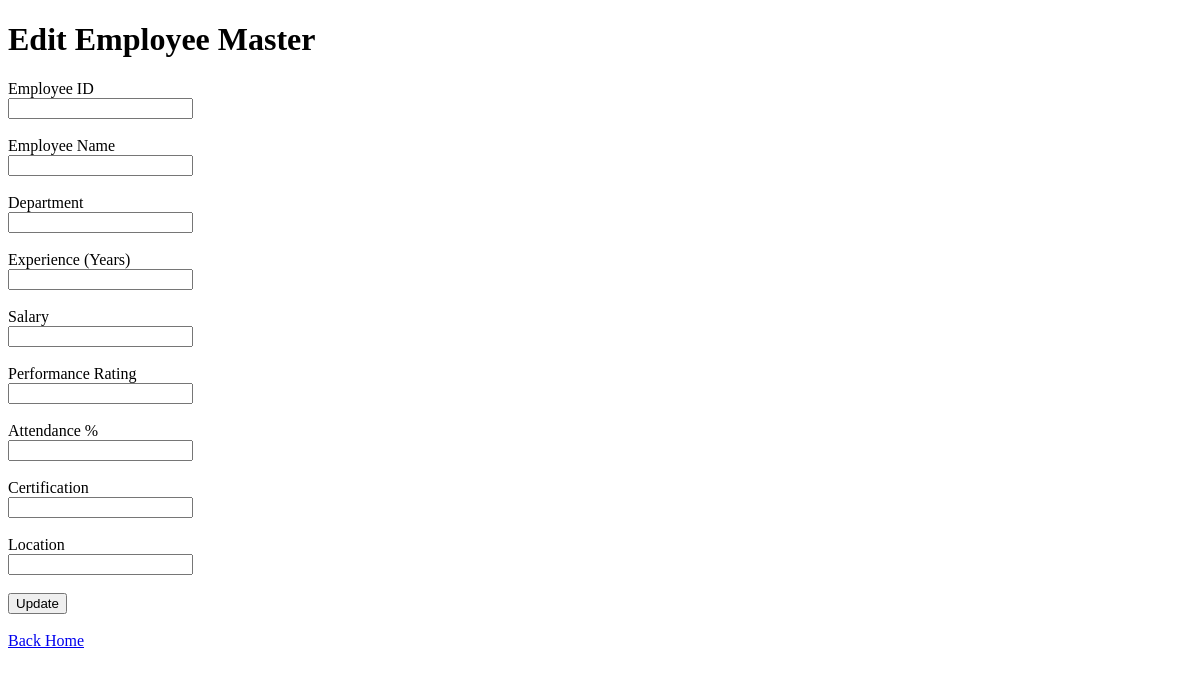
Page /employee_master/edit/5 on the earlier database version.
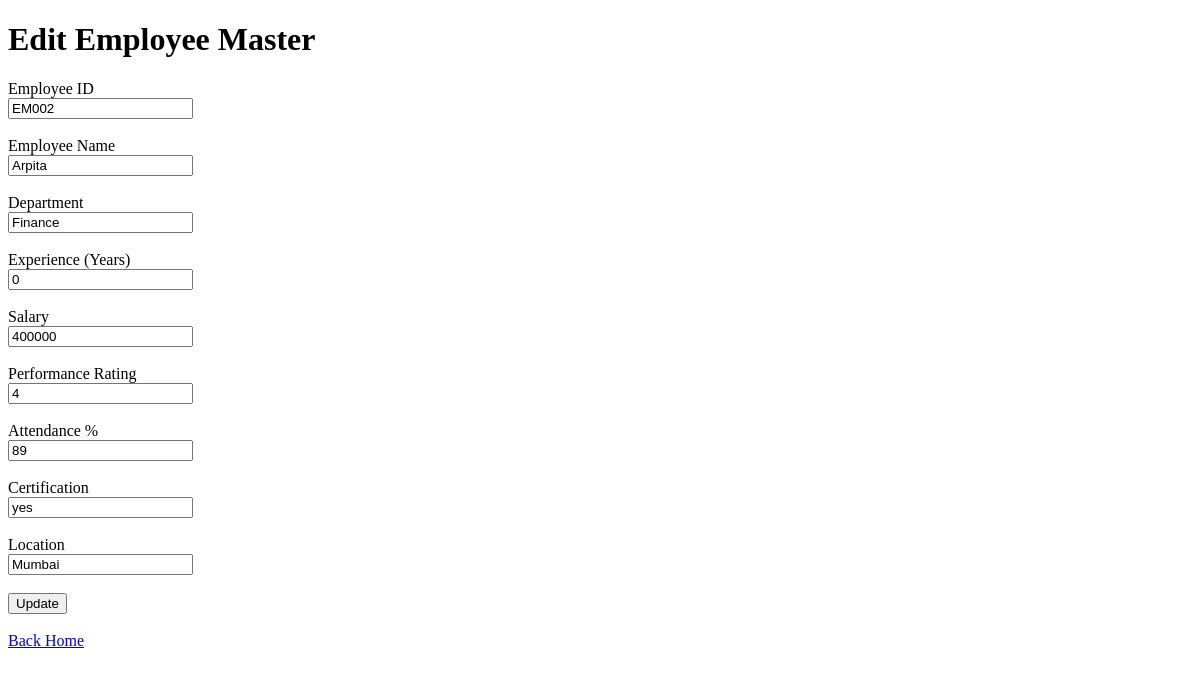
Same page on the later database version.
### tables this page shows
CREATE TABLE employee_master (
    id INTEGER PRIMARY KEY AUTOINCREMENT,
    employee_id TEXT,
    employee_name TEXT,
    department TEXT,
    experience_years INTEGER,
    salary INTEGER,
    performance_rating INTEGER,
    attendance_percent INTEGER,
    certification TEXT,
    location TEXT
);

### generated_app/app.py (the view, shortened to what this page needs)
@app.route(
    "/employee_master/edit/<int:id>",
    methods=["GET", "POST"]
)
def edit_employee_master(id):
    conn = get_connection()
    row = conn.execute(
        "SELECT * FROM employee_master WHERE id = ?",
        (id,)
    ).fetchone()
    conn.close()
    return render_template(
        "employee_master_edit.html",
        row=row
    )

### generated_app/app.py (called while the page is built)
def get_connection():
    conn = sqlite3.connect(
        "database.db"
    )
    conn.row_factory = sqlite3.Row
    conn.execute(
        "PRAGMA foreign_keys = ON"
    )
    return conn

### generated_app/templates/employee_master_edit.html (shortened to what this page needs)
<!DOCTYPE html>
<html>
<head>
</head>
<body>
<h1>Edit Employee Master</h1>
<form method="POST">
        <label>Employee ID</label>
        <br>
        <input
        type="text"
        name="employee_id"
        value="{{ row['employee_id'] }}"
        >
        <br><br>
        <label>Employee Name</label>
        <br>
        <input
        type="text"
        name="employee_name"
        value="{{ row['employee_name'] }}"
        >
        <br><br>
        <label>Department</label>
        <br>
        <input
        type="text"
        name="department"
        value="{{ row['department'] }}"
        >
        <br><br>
        <label>Experience (Years)</label>
        <br>
        <input
        type="text"
        name="experience_years"
        value="{{ row['experience_years'] }}"
        >
        <br><br>
        <label>Salary</label>
        <br>
        <input
        type="text"
        name="salary"
        value="{{ row['salary'] }}"
        >
        <br><br>
        <label>Performance Rating</label>
        <br>
        <input
        type="text"
        name="performance_rating"
        value="{{ row['performance_rating'] }}"
        >
        <br><br>
        <label>Attendance %</label>
        <br>
        <input
        type="text"
        name="attendance_percent"
        value="{{ row['attendance_percent'] }}"
        >
        <br><br>
        <label>Certification</label>
        <br>
        <input
        type="text"
        name="certification"
        value="{{ row['certification'] }}"
        >
        <br><br>
        <label>Location</label>
        <br>
        <input
        type="text"
        name="location"
        value="{{ row['location'] }}"
        >
        <br><br>
<button type="submit">
Update
</button>
</form>
<br>
<a href="/">
Back Home
</a>
</body>
</html>

Differences in the rows shown:
added employee_master: employee_id "EM002", employee_name "Arpita", department "Finance", experience_years "0", salary "400000", performance_rating "4", attendance_percent "89", certification "yes", location "Mumbai"
